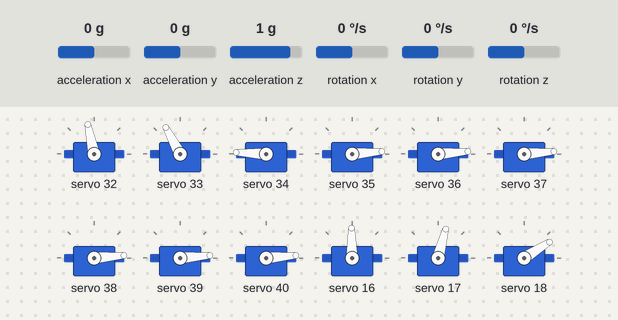
Recording of a sketch running on a simulated Arduino Uno, built with avr-gcc and run on an emulated ATmega328P. On the bench: 12 × servo. Inputs (shaded band) come from the test bench; at power-on: acceleration y 0 g, acceleration x 0 g, acceleration z 1 g, rotation x 0 °/s, rotation y 0 °/s, rotation z 0 °/s. What the sketch prints to the serial monitor is not drawn.

Above: at 3.2 s.
3.3 s: acceleration y set to -1.4 g
At 5.5 s:
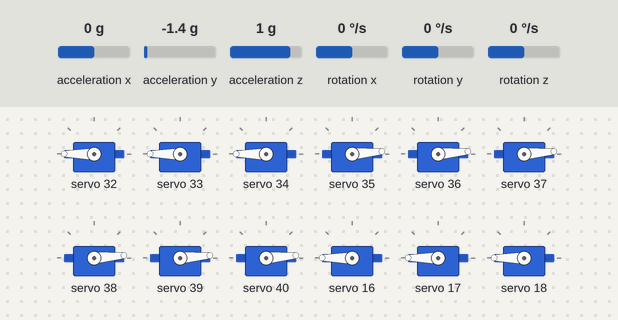
6.3 s: acceleration y set to 0.8 g
9.3 s: acceleration x set to -1.4 g
12.3 s: acceleration y set to -0.8 g
At 13.05 s:
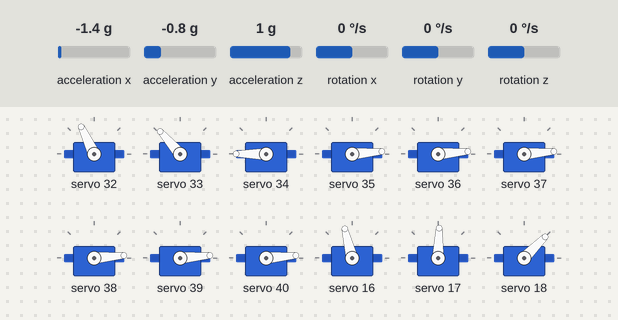
15.3 s: acceleration y set to 1.4 g
At 15.86 s:
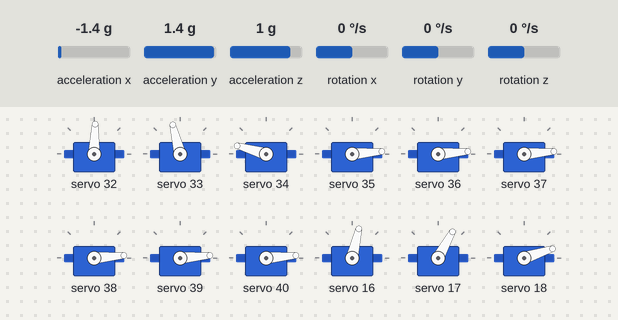
18.3 s: acceleration y set to 0.8 g
21.3 s: acceleration y set to 0.5 g
At 21.8 s:
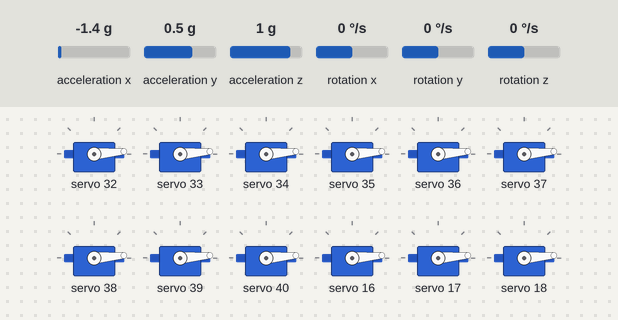
Timing chart, 0 to 23.8 s (numbered marks = the images above; inputs shaded):
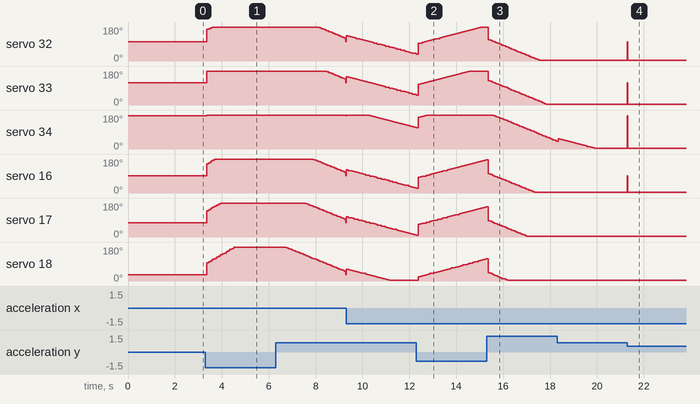

Measured:
- the behaviour switches between 0.7 and 0.6 g on acceleration y (found by bisection; images 3 and 4)
- after the input at 3.3 s, servo 32: 102° → 167° after 0.06 s, → 172° 0.08 s later, → 177° 0.08 s later, → 180° 0.08 s later; servo 33: 118° → 180° after 0.06 s; servo 34: 177° → 180° after 0.06 s; servo 16: moves from 91° to 180° over 0.41 s, starting after 0.06 s; servo 17: moves from 75° to 180° over 0.57 s, starting after 0.06 s
- after the input at 12.3 s, servo 18: moves from 5° to 117° over 2.9 s, starting after 0.08 s
- after the input at 15.3 s, servo 32: moves from 180° to 5° over 2.2 s, starting after 0.06 s; servo 33: moves from 180° to 5° over 2.5 s, starting after 0.06 s; servo 34: moves from 180° to 42° over 2.6 s, starting after 0.31 s
- after the input at 21.3 s, servo 32: 102° → 5° at once; servo 33: 118° → 5° at once; servo 34: 177° → 5° at once; servo 16: 91° → 5° at once

The sketch:

PID_Controll.ino
```cpp
#include <Wire.h>
#include <Adafruit_PWMServoDriver.h>
#include <MPU6050_light.h> // Include the MPU6050 library

// Define addresses for the two PCA9685 modules
Adafruit_PWMServoDriver pwm_R = Adafruit_PWMServoDriver(0x41);
Adafruit_PWMServoDriver pwm_L = Adafruit_PWMServoDriver(0x42);

MPU6050 mpu(Wire); // Create MPU6050 object

// Define pulse values for each servo
#define SERVO1_A1_MIN_PULSE 600
#define SERVO1_A1_MAX_PULSE 2600
#define SERVO1_A2_MIN_PULSE 600
#define SERVO1_A2_MAX_PULSE 2600
#define SERVO1_A3_MIN_PULSE 600
#define SERVO1_A3_MAX_PULSE 2600
// Add definitions for other servos as needed

// PID Variables
float Kp = 1.0;    // Proportional gain
float Ki = 0.1;    // Integral gain
float Kd = 0.01;   // Derivative gain
float integral = 0;
float lastError = 0;

// Current angles array
float currentAngles[18] = {0}; // Array to keep track of current angles of each servo

// Function to set servo position
void setServoPosition(Adafruit_PWMServoDriver &pwm, int channel, int angle) {
    int pulseWidth;
    switch (channel) {
        case 0: pulseWidth = map(angle, 0, 180, SERVO1_A1_MIN_PULSE, SERVO1_A1_MAX_PULSE); break;
        case 1: pulseWidth = map(angle, 0, 180, SERVO1_A2_MIN_PULSE, SERVO1_A2_MAX_PULSE); break;
        case 2: pulseWidth = map(angle, 0, 180, SERVO1_A3_MIN_PULSE, SERVO1_A3_MAX_PULSE); break;
        // Add other cases for additional servos
        default: pulseWidth = SERVO1_A1_MIN_PULSE; break;
    }

    // Calculate the PWM value
    int pulseValue = int(float(pulseWidth) / 1000000 * 50 * 4096);
    pwm.setPWM(channel, 0, pulseValue);
}

// Function to initialize the MPU6050
void setup() {
    Serial.begin(9600);
    Wire.begin();

    // Initialize MPU6050
    byte status = mpu.begin();
    Serial.print(F("MPU6050 status: "));
    Serial.println(status);
    while (status != 0) { } // Stop everything if could not connect to MPU6050

    Serial.println(F("Calculating offsets, do not move MPU6050"));
    delay(1000);
    mpu.calcOffsets(true, true); // Gyro and accelerometer
    Serial.println("Done!\n");

    // Initialize PWM drivers
    pwm_R.begin();
    pwm_R.setPWMFreq(50); // Set frequency to 50 Hz for servos
    pwm_L.begin();
    pwm_L.setPWMFreq(50); // Set frequency to 50 Hz for servos
}

// Function to read the current angle from MPU6050
float readGyroAngle() {
    mpu.update(); // Update MPU6050 readings
    return mpu.getAngleX(); // Get the angle around the X-axis
}

// PID Control Function
void applyPID(float desiredAngle) {
    float input = readGyroAngle(); // Read the current angle
    float error = desiredAngle - input;

    float pTerm = Kp * error;
    integral += error;
    float iTerm = Ki * integral;
    float derivative = error - lastError;
    float dTerm = Kd * derivative;

    float output = pTerm + iTerm + dTerm;

    // Update current angles based on output
    for (int i = 0; i < 18; i++) {
        // Calculate the new position for each servo
        int newPosition = constrain(currentAngles[i] + output, 0, 180);
        setServoPosition((i < 9) ? pwm_L : pwm_R, i % 9, newPosition);
        currentAngles[i] = newPosition; // Update current angle
    }

    lastError = error; // Save for the next iteration
}

// Home position function using PID control
void home() {
    int desiredPositions[18] = {
        90,   // A1
        105,  // A2
        160,  // A3
        85,   // B1
        120,  // B2
        170,  // B3
        90,   // C1
        120,  // C2
        185,  // C3
        80,   // D1
        65,   // D2
        25,   // D3
        85,   // E1
        60,   // E2
        5,    // E3
        100,  // F1
        60    // F2
    };

    // Set desired positions first
    for (int i = 0; i < 18; i++) {
        setServoPosition((i < 9) ? pwm_L : pwm_R, i % 9, desiredPositions[i]);
        currentAngles[i] = desiredPositions[i]; // Initialize current angles
    }

    // Apply PID to correct tilt
    applyPID(0); // Assuming we want to keep the robot level (0 degrees)
}


// Main loop
void loop()
{
    // Call the home function to adjust the servos
    home();

    // Uncomment to call other movement functions like forward()
    // forward();

    // Add a small delay to avoid overwhelming the MPU6050
    delay(50);
}
```
